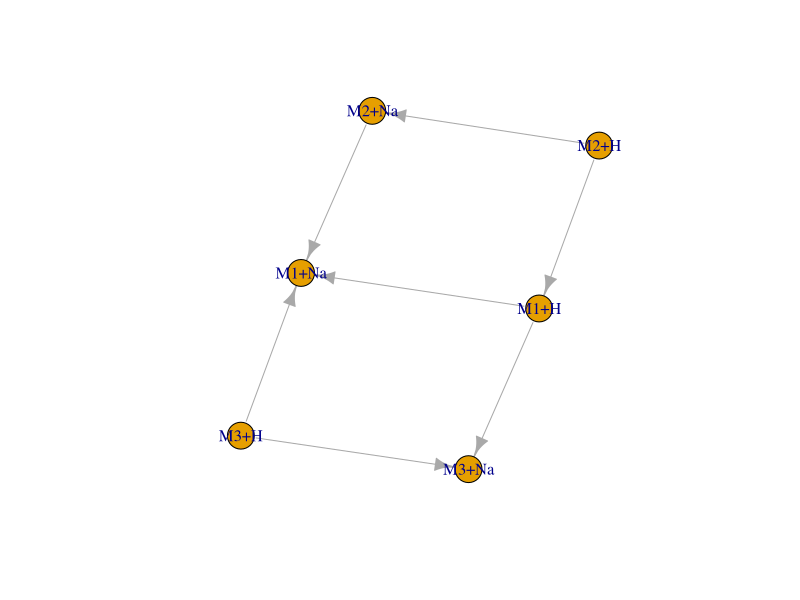
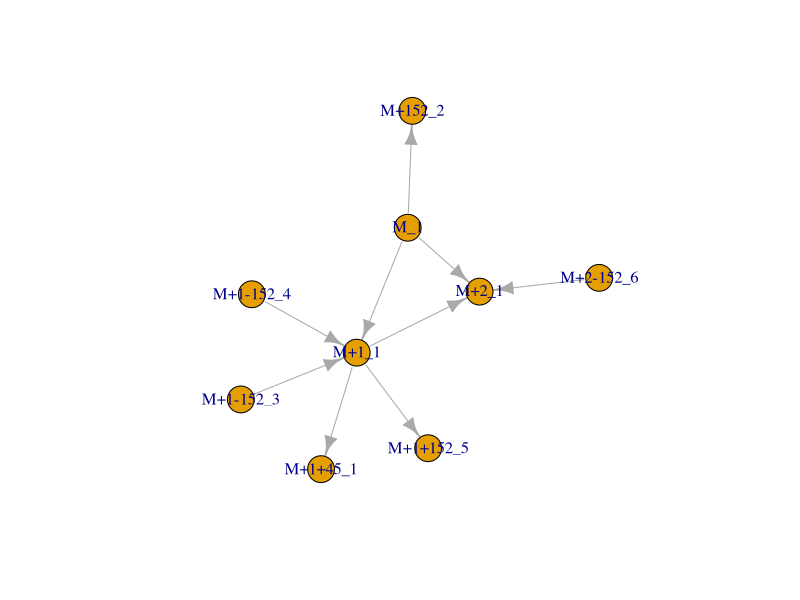
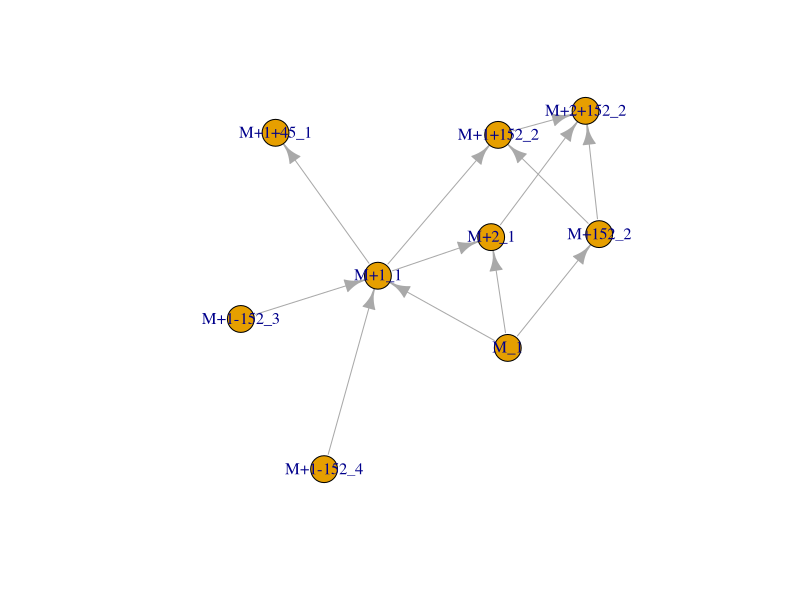
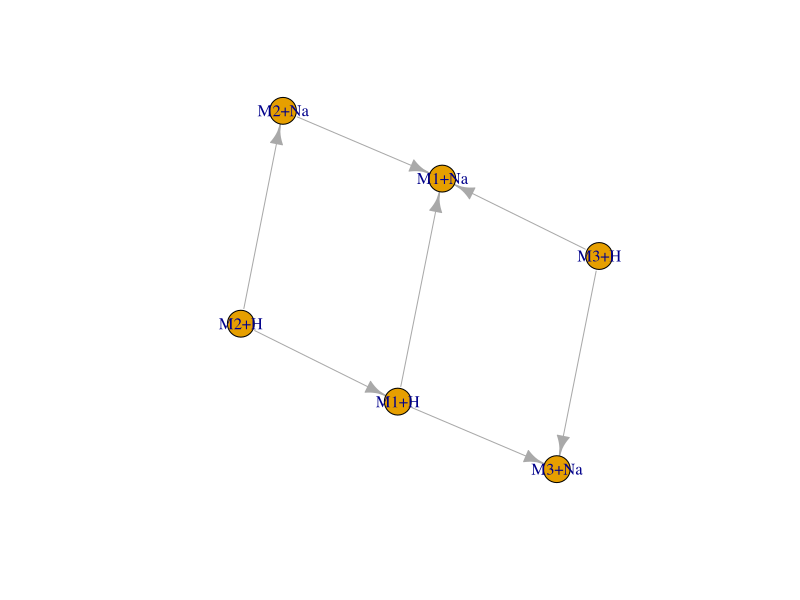
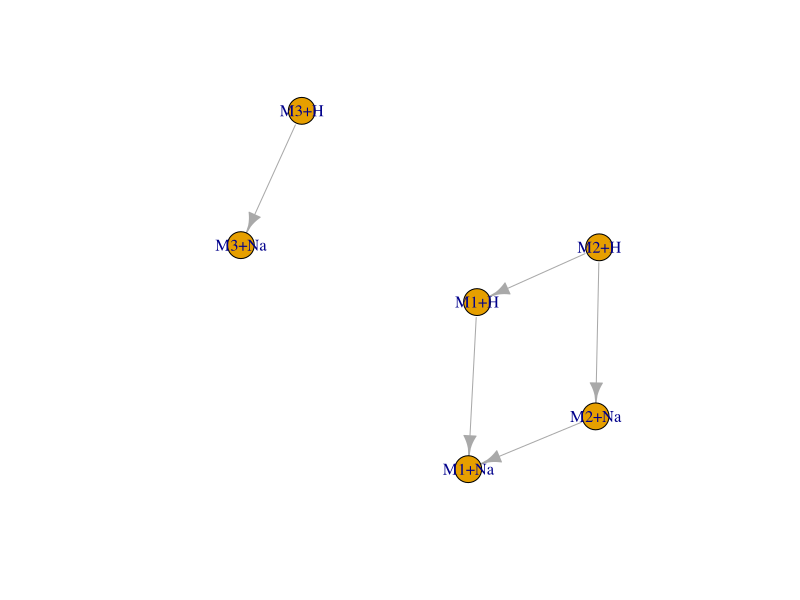
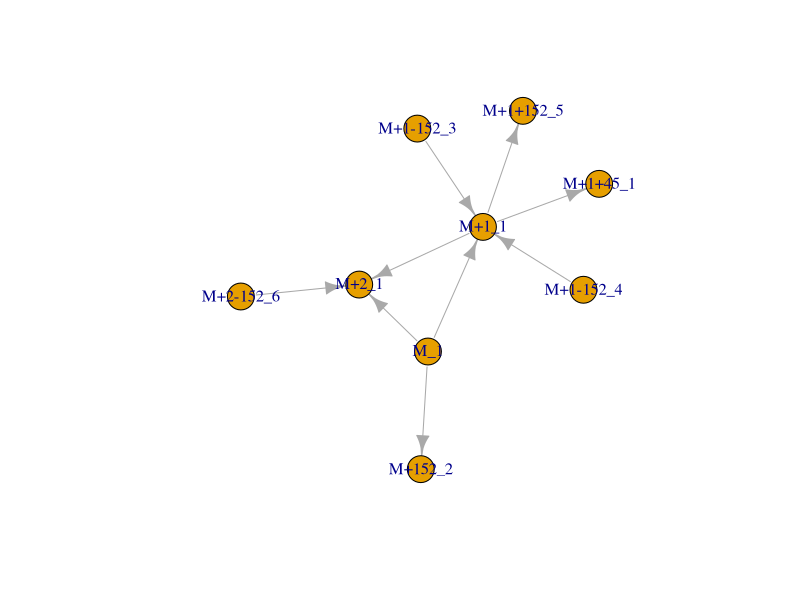
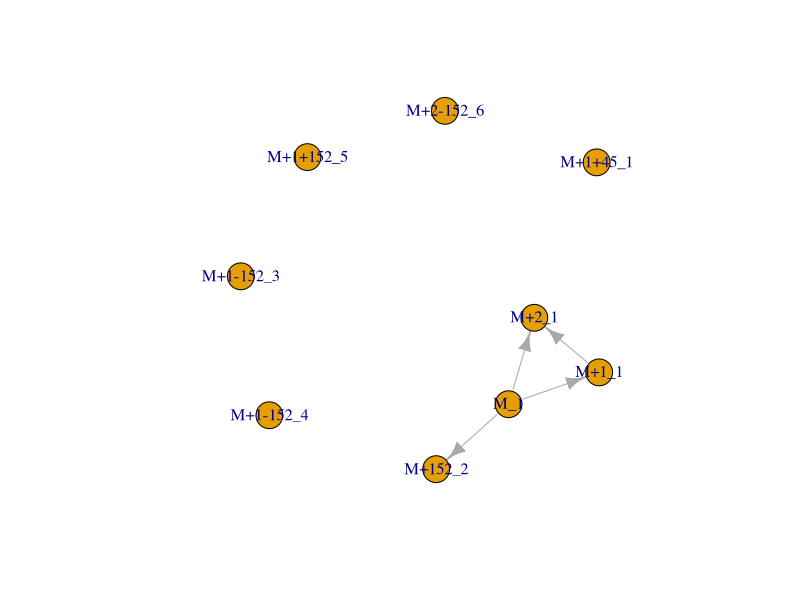
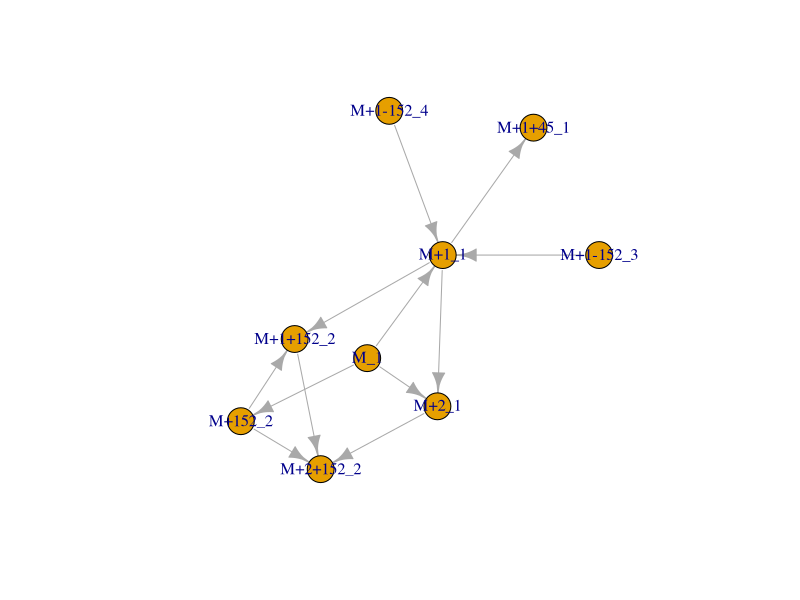

Source code (R) for these figures, in order:
library(igraph)
## remove edges between M1+H and M2+Na, M3+H and M4+K, in general when there is 
## a link between an adduct and a molecular ion

## node with outgoing transf link should not have outgoing adduct link when
## the adduct-linking vertex has a ingoing adduct link

## node with ingoing transf link should not have ingoing adduct link when the 
## adduct-linking vertex has an outgoing adduct link

## pos mode: isotopic+1, isotopic+2, isotopic+3, Na adduct, K adduct, 
## formic acid adduct
## neg mode: isotopic+1, isotopic+2, isotopic+3, formic acid, Na adduct,
## Sodium formate 


##          M1+H    M1+Na   M2+H    M2+Na   M3+H    M3+Na
## M1+H     0       1       0       0       0       1       
## M1+Na    0       0       0       0       0       0
## M2+H     1       0       0       1       0       0
## M2+Na    0       1       0       0       1       0
## M3+H     0       1       0       0       0       1
## M3+Na    0       0       0       0       0       0  

# mat_test <- matrix(c(c(0, 1, 1, 0, 0, 1), ## M1+H
#                      c(1, 0, 1, 1, 1, 1), ## M1+Na
#                      c(1, 1, 0, 1, 0, 0), ## M2+H
#                      c(0, 1, 1, 0, 1, 0), ## M2+Na
#                      c(0, 1, 0, 1, 0, 1), ## M3+H
#                      c(0, 1, 0, 0, 1, 0)), ## M3+Na
#                    

## real world example 1
mat_1 <- matrix(c(c(0, 1, 0, 0, 0, 1), ## M1+H
                     c(0, 0, 0, 0, 0, 0), ## M1+Na
                     c(1, 0, 0, 1, 0, 0), ## M2+H
                     c(0, 1, 0, 0, 0, 0), ## M2+Na
                     c(0, 1, 0, 0, 0, 1), ## M3+H
                     c(0, 0, 0, 0, 0, 0)), ## M3+Na
                   byrow = TRUE, ncol = 6, nrow = 6)
mat_1_transf <- matrix(c(
    c("", "adduct_Na", "", "", "", "transf_gluc_F"), ## M1+H
    c("", "", "", "", "", ""), ## M1+Na
    c("transf_gluc_T", "", "", "adduct_Na", "", ""), ## M2+H
    c("", "transf_gluc_T", "", "", "", ""), ## M2+Na
    c("", "transf_gluc_F", "", "", "", "adduct_Na"), ## M3+H
    c("", "", "", "", "", "")), ## M3+Na
    byrow = TRUE, ncol = 6, nrow = 6)
colnames(mat_1) <- c("M1+H", "M1+Na", "M2+H", "M2+Na", "M3+H", "M3+Na")
rownames(mat_1) <- colnames(mat_1)
net_mat_1 <- graph_from_adjacency_matrix(mat_1, mode = "directed")
plot(net_mat_1)

## real world example 2
mat_2 <- matrix(c(c(0, 1, 1, 0, 1, 0, 0, 0, 0), ## "M_1"
                      c(0, 0, 1, 1, 0, 0, 0, 1, 0), ## "M+1_1"
                      c(0, 0, 0, 0, 0, 0, 0, 0, 0), ## "M+2_1"
                      c(0, 0, 0, 0, 0, 0, 0, 0, 0), ## "M+1+45_1"
                      c(0, 0, 0, 0, 0, 0, 0, 0, 0), ## "M+152_2"
                      c(0, 1, 0, 0, 0, 0, 0, 0, 0), ## "M+1-152_3"
                      c(0, 1, 0, 0, 0, 0, 0, 0, 0), ## "M+1-152_4"
                      c(0, 0, 0, 0, 0, 0, 0, 0, 0), ##"M+1+152_5"
                      c(0, 0, 1, 0, 0, 0, 0, 0, 0)), ## "M+2-152_6"
                    byrow = TRUE, ncol = 9, nrow = 9)
mat_2_transf <- matrix(c(
    c("", "adduct_+1",  "adduct_+2",  "",          "transf_152", "", "", "",           ""), ## "M_1"
    c("", "",           "adduct_+1",  "transf_45", "",           "", "", "transf_152", ""), ## "M+1_1"
    c("", "",           "",           "",          "",           "", "", "",           ""), ## "M+2_1"
    c("", "",           "",           "",          "",           "", "", "",           ""), ## "M+1+45_1"
    c("", "",           "",           "",          "",           "", "", "",           ""), ## "M+152_2"
    c("", "transf_152", "",           "",          "",           "", "", "",           ""), ## "M+1-152_3"
    c("", "transf_152", "",           "",          "",           "", "", "",           ""), ## "M+1-152_4"
    c("", "",           "",           "",          "",           "", "", "",           ""), ##"M+1+152_5"
    c("", "",           "transf_152", "",          "",           "", "", "",           "")), ## "M+2-152_6"
    byrow = TRUE, ncol = 9, nrow = 9)
colnames(mat_2) <- c("M_1", "M+1_1", "M+2_1", "M+1+45_1", "M+152_2", "M+1-152_3", "M+1-152_4", "M+1+152_5", "M+2-152_6")
rownames(mat_2) <- colnames(mat_2)
colnames(mat_2_transf) <- rownames(mat_2_transf) <- colnames(mat_2)
net_mat_2 <- graph_from_adjacency_matrix(mat_2, mode = "directed")
plot(net_mat_2)

## real world example 3 (same as mat_2 atm)
mat_3 <- matrix(c(c(0, 1, 1, 0, 1, 0, 0, 0, 0), ## "M_1"
                      c(0, 0, 1, 1, 0, 0, 0, 1, 0), ## "M+1_1"
                      c(0, 0, 0, 0, 0, 0, 0, 0, 1), ## "M+2_1"
                      c(0, 0, 0, 0, 0, 0, 0, 0, 0), ## "M+1+45_1"
                      c(0, 0, 0, 0, 0, 0, 0, 1, 1), ## "M+152_2"
                      c(0, 1, 0, 0, 0, 0, 0, 0, 0), ## "M+1-152_3"
                      c(0, 1, 0, 0, 0, 0, 0, 0, 0), ## "M+1-152_4"
                      c(0, 0, 0, 0, 0, 0, 0, 0, 1), ##"M+1+152_2"
                      c(0, 0, 0, 0, 0, 0, 0, 0, 0)), ## "M+2_2"
                    byrow = TRUE, ncol = 9, nrow = 9)
mat_3_transf <- matrix(c(
    c("", "adduct_+1",  "adduct_+2",  "",          "transf_152", "", "", "",           ""), ## "M_1"
    c("", "",           "adduct_+1",  "transf_45", "",           "", "", "transf_152", ""), ## "M+1_1"
    c("", "",           "",           "",          "",           "", "", "",           "transf_152"), ## "M+2_1"
    c("", "",           "",           "",          "",           "", "", "",           ""), ## "M+1+45_1"
    c("", "",           "",           "",          "",           "", "", "adduct_+1", "adduct_+2"), ## "M+152_2"
    c("", "transf_152", "",           "",          "",           "", "", "",           ""), ## "M+1-152_3"
    c("", "transf_152", "",           "",          "",           "", "", "",           ""), ## "M+1-152_4"
    c("", "",           "",           "",          "",           "", "", "",           "adduct_+1"), ##"M+1+152_2"
    c("", "",           "", "",          "",           "", "", "",           "")), ## "M+2+152_2"
    byrow = TRUE, ncol = 9, nrow = 9)
colnames(mat_3) <- c("M_1", "M+1_1", "M+2_1", "M+1+45_1", "M+152_2", "M+1-152_3", "M+1-152_4", "M+1+152_2", "M+2+152_2")
rownames(mat_3) <- colnames(mat_3)
colnames(mat_3_transf) <- rownames(mat_3_transf) <- colnames(mat_3)
net_mat_3 <- graph_from_adjacency_matrix(mat_3, mode = "directed")
plot(net_mat_3)

## node with outgoing transf link should not have outgoing adduct link when
## the adduct-linking vertex has an ingoing adduct link of same type

## do for all components
## iterate through rows

removeFalseLinksAdducts <- function(mat_l) {
    
    mat_num <- mat_l[[1]]
    mat_char <- mat_l[[2]]
    
    for (i in seq_len(nrow(mat_num))) {
        
        rows_i <- mat_char[i, ]
        adduct_i <- rows_i[grep(rows_i, pattern = "adduct_")]
        
        ## if any vertex has outgoing adduct link, check all cols where rows_i
        ## has transf if ingoing adduct link exists for adduct-linking feature
        if (length(adduct_i) > 0) { 
            
            inds_row <- grep(rows_i, pattern = "transf_")
            
            for (j in inds_row) {
                cols_j <- mat_char[, j]
                adduct_j <- cols_j[grep(cols_j, pattern = "adduct")]
                if (length(adduct_j) > 0)
                    if (any(adduct_j %in% adduct_i)) {
                        mat_num[i, j] <- 0 ## remove in mat_test[i, ]
                    }
            }
        }
        
        ## new 
        cols_i <- mat_char[, i]
        adduct_i <- cols_i[grep(cols_i, pattern = "adduct_")]
        
        ## if any vertex has ingoing adduct link, check all rows where cols_i
        ## has transf if outgoing adduct link exists for adduct-linking feature
        if (length(adduct_i) > 0) { 
            
            inds_col <- grep(cols_i, pattern = "transf_")
            
            for (j in inds_col) {
                rows_j <- mat_char[j, ]
                adduct_j <- rows_j[grep(rows_j, pattern = "adduct")]
                if (length(adduct_j) > 0)
                    if (any(adduct_j %in% adduct_i)) {
                        mat_num[j, i] <- 0 ## remove in mat_test[i, ]
                    }
            }
        }
        
    }
    ## new
    
    ## set mat_char to "" where mat_num == 0
    mat_char[which(mat_num == 0)] <- ""
    
    return(list(mat_num, mat_char))
}

## delete ingoing isotopes/adducts to M if there is no circular relation from 
## M to M+isot/adduct to M+transf to M+iso/adduct+trans, e.g. imagine
## 1) M and M+1 forming an "adduct_isotope+1", suppose there is a "transf_+162"
## from M+1 to another mass feature M2, but there is no link between M and M2-1,
## then remove the link M+1 and M2
## 2) M and M+1 forming an "adduct_isotope+1", suppose there is a "transf_+162"
## from M+1 to another mass feature M, AND there is a link between M and M2-1,
## then keep the the link M+1 and M2 (support that mass feature is a metabolite)
removeFalseLinksCircular <- function(mat_l) {
    
    mat_num <- mat_l[[1]]
    mat_char <- mat_l[[2]]
    
    ## first find relations with adducts: 
    ## (molecular ion suppose this is the vertex that has no ingoing adduct_ link)
    ## i.e. the column of M does not have a "adduct_"
    M <- apply(mat_char, 2, grep, pattern = "adduct_")
    
    ## iterate through M where M is not integer(0) --> these are adducts of
    ## the rows i 
    for (i in seq_len(length(M))) {
        
        if (length(M[[i]])) {
            ## if length(M[[i]]) != 0, M[[i]] is not the molecular ion:
            ## 1) --> check if it has transf_
            transf_M_og_ind <- grep(mat_char[i, ], pattern = "transf_")
            transf_M_og <- mat_char[i, transf_M_og_ind]
            transf_M_ig_ind <- grep(mat_char[, i], pattern = "transf_")
            transf_M_ig <- mat_char[transf_M_ig_ind, i]
            
            print(i)
            ## check only outgoing links now 
            if (length(transf_M_og_ind)) {
                
                tmp <- matrix(mat_char[M[[i]], ], byrow = FALSE, ncol = ncol(mat_char))
                
                ## 2) check if the molecular ion has transf_ 
                transf_MI_og_ind <- apply(tmp, 2, grepl, pattern = "transf_") ## outgoing transf links from molecular ions
                transf_MI_og_ind <- which(transf_MI_og_ind, arr.ind = TRUE)
                transf_MI_og <- tmp[transf_MI_og_ind]
                
                
                if (length(transf_MI_og)) {
                    ## 3) check if transf from molecular ion and M[[i]] form the same adduct than molecular ion and M[[i]]
                    ## if so, then keep the relation, otherwise remove the link from M[[i]] with the transf
                    ## for og_ind
                    if (is.matrix(transf_MI_og_ind)) {
                        transf_MI_og_ind <- transf_MI_og_ind[transf_MI_og %in% transf_M_og, ]    
                    } else {
                        transf_MI_og_ind <- transf_MI_og_ind[transf_MI_og %in% transf_M_og]
                    }
                    transf_MI_og <- transf_MI_og[transf_MI_og %in% transf_M_og]
                    ind_match <-  match(transf_MI_og, transf_M_og)
                    ind_rm <- which(is.na(ind_match))
                    ind_match <- which(!is.na(ind_match))
                    
                    ## for ind_match check if the linking feature of M has a link
                    ## with the linking feature of MI
                    if (length(ind_match) == 1) {
                        links_check <- transf_MI_og_ind[ind_match]    
                        ## linking feature of M
                        linkFeat_M <- mat_char[, transf_M_og_ind]
                        addiso_bw_linkFeat <- linkFeat_M[links_check]
                        
                    } else {
                        links_check <- transf_MI_og_ind[ind_match, ]    
                        ## linking feature of M
                        linkFeat_M <- mat_char[, transf_M_og_ind]
                        addiso_bw_linkFeat <- linkFeat_M[links_check[, "col"]]
                    }
                    
                    ## check if the link between M and MI is the same as 
                    ## the link between the linking feature of M and the linking
                    ## feature of MI (addiso_bw_linkFeat)
                    inds_link <- match(addiso_bw_linkFeat, mat_char[M[[i]], i])
                    ind_rm <- c(ind_rm, ind_match[which(is.na(inds_link))])

                    ## remove:
                    #if (length(ind_rm))
                    if (is.matrix(transf_M_og_ind)) {
                        ind_rm <- matrix(transf_M_og_ind[ind_rm, ], ncol = 2)    
                        mat_num[ind_rm] <- 0
                    } else {
                        mat_num[i, transf_M_og_ind[ind_rm]] <- 0
                    }
                } else {
                    ## if MI has no outgoing links, remove outgoing links to M
                    mat_num[i, transf_M_og_ind] <- 0
                }
                
            }
            ## check only ingoing links now
            if (length(transf_M_ig_ind)) {

                tmp <- matrix(mat_char[, M[[i]]], byrow = TRUE, ncol = ncol(mat_char)) ## was t()

                ## 2) check if the molecular ion(s) have ingoing transf_
                transf_MI_ig_ind <- apply(tmp, 2, grepl, pattern = "transf_") ## ingoing transf links from molecular ions
                transf_MI_ig_ind <- which(transf_MI_ig_ind, arr.ind = TRUE)
                transf_MI_ig <- tmp[transf_MI_ig_ind]

                if (length(transf_MI_ig)) {
                    ## 3) check, if transf from molecular ion and M[[i]] form the same adduct than molecular ion and M[[i]]
                    ## if so, then keep the relation, otherwise remove the link from M[[i]] with the transf
                    ## for og_ind
                    if (is.matrix(transf_MI_ig_ind)) {
                        transf_MI_ig_ind <- transf_MI_ig_ind[transf_MI_ig %in% transf_M_ig, ]    
                    } else {
                        transf_MI_ig_ind <- transf_MI_ig_ind[transf_MI_ig %in% transf_M_ig]
                    }
                    transf_MI_ig <- transf_MI_ig[transf_MI_ig %in% transf_M_ig]
                    ind_match <- match(transf_MI_ig, transf_M_ig)
                    ind_rm <- which(is.na(ind_match))
                    ind_match <- which(!is.na(ind_match))

                    ## for ind_match check if the linking feature of M has a link
                    ## with the linking feature of MI
                    if (length(ind_match) == 1) {
                        links_check <- transf_MI_ig_ind[ind_match]
                        ## linking features of M
                        linkFeat_M <- mat_char[transf_M_ig_ind, ]
                        addiso_bw_linkFeat <- linkFeat_M[links_check]

                    } else {
                        links_check <- transf_MI_ig_ind[ind_match, ]
                        ## linking features of M
                        linkFeat_M <- mat_char[transf_M_ig_ind, ]
                        addiso_bw_linkFeat <- linkFeat_M[links_check[, "col"]]
                    }

                    ## check if the link between M and MI is the same as the
                    ## link between the linking feature of M and the linking
                    ## feature of MI (addiso_bw_linkFeat)
                    inds_link <- match(addiso_bw_linkFeat, mat_char[M[[i]], i])
                    ind_rm <- c(ind_rm, ind_match[which(is.na(inds_link))])

                    # remove:
                    if (is.matrix(transf_M_ig_ind)) {
                        ind_rm <- matrix(transf_M_ig_ind[ind_rm, 2:1], ncol = 2)
                        mat_num[ind_rm] <- 0
                    } else {
                        mat_num[transf_M_ig_ind[ind_rm], i] <- 0
                    }
                } else {
                    ## if MI has no ingoing links, remove ingoing links to M
                    mat_num[transf_M_ig_ind, i] <- 0
                }

            }
        }
    }
    ## set mat_char to "" where mat_num == 0
    mat_char[which(mat_num == 0)] <- ""
    
    return(list(mat_num, mat_char))
   
}

removeFalseLinksCircular2 <- function(mat_l) {
    
    mat_num <- mat_l[[1]]
    mat_char <- mat_l[[2]]
    
    ## first find relations with adducts: 
    ## (molecular ion suppose this is the vertex that has no ingoing adduct_ link)
    ## i.e. the column of M does not have a "adduct_"
    M <- apply(mat_char, 2, grep, pattern = "adduct_")
    
    ## iterate through M where M is not integer(0) --> these are adducts of
    ## the rows i 
    for (i in seq_len(length(M))) {
        
        if (length(M[[i]])) {
            ## if length(M[[i]]) != 0, M[[i]] is not the molecular ion:
            ## 1) --> check if it has transf_
            transf_M_og_ind <- grep(mat_char[i, ], pattern = "transf_")
            transf_M_og <- mat_char[i, transf_M_og_ind]
            transf_M_ig_ind <- grep(mat_char[, i], pattern = "transf_")
            transf_M_ig <- mat_char[transf_M_ig_ind, i]
            
            print(i)
            ## check only outgoing links now 
           
            mat_char[M[[i]], ] ## adduct relation MI to M
            
            if (length(transf_M_og_ind)) {
                mat_char[i, ] ## outgoing links of M
                mat_char[M[[i]], ] ## outgoing links of MI
                
                tmp <- matrix(mat_char[M[[i]], ], byrow = FALSE, ncol = ncol(mat_char))
                ## 2) check if the molecular ion has transf_ 
                transf_MI_og_ind <- apply(tmp, 2, grepl, pattern = "transf_") ## outgoing transf links from molecular ions
                transf_MI_og_ind <- which(transf_MI_og_ind, arr.ind = TRUE)
                
                if (length(transf_MI_og_ind)) {
                ## iterate thorough all transf_M_og_ind --> check if
                for(j in 1:length(transf_M_og_ind)) {
                    ind_j <- transf_M_og_ind[j]
                    if (!is.matrix(transf_MI_og_ind)) {
                        for (k in 1:length(transf_MI_og_ind)) {
                            adduct_ij <- mat_char[transf_MI_og_ind[k], ind_j]
                            if (adduct_ij != mat_char[M[[i]], i]) {
                                ## remove link transf_M_og_ind[j] at row i
                                mat_num[i, ind_j] <- 0
                            }   
                        }
                    } else {
                        for(k in 1:nrow(transf_MI_og_ind)) {
                            adduct_ij <- mat_char[transf_MI_og_ind[k, "row"], ind_j]
                            if (adduct_ij != mat_char[i, M[[i]][transf_MI_og_ind[k, "row"]]]) {
                                mat_num[i, ind_j] <- 0
                            }
                        } 
                    }
                }
                } else {
                    #if (i == 2 & transf_M_ig_ind == 9) {break()}
                    #mat_num[i, transf_M_ig_ind] <- 0   
                }
            }
        ## check only ingoing links now
        if (length(transf_M_ig_ind)) {
            mat_char[, i] ## ingoing links to M
            mat_char[, M[[i]]] ## ingoing links of MI
            
            tmp <- matrix(mat_char[, M[[i]]], byrow = TRUE, ncol = ncol(mat_char))
            ## 2) check if the molecular ion has transf_ 
            transf_MI_ig_ind <- apply(tmp, 2, grepl, pattern = "transf_") ## outgoing transf links from molecular ions
            transf_MI_ig_ind <- which(transf_MI_ig_ind, arr.ind = TRUE)
            
            if (length(transf_MI_ig_ind)) {
            ## iterate thorough all transf_M_og_ind --> check if
            for(j in 1:length(transf_M_ig_ind)) {
                ind_j <- transf_M_ig_ind[j]
                if (!is.matrix(transf_MI_ig_ind)) {
                    for (k in 1:length(transf_MI_ig_ind)) {
                        adduct_ij <- mat_char[transf_MI_ig_ind[k], ind_j]
                        if (adduct_ij != mat_char[M[[i]], i]) {
                            ## remove link transf_M_ig_ind[j] at row i
                            mat_num[ind_j, i] <- 0
                        }   
                    }
                } else {
                    for(k in 1:nrow(transf_MI_ig_ind)) {
                        adduct_ij <- mat_char[transf_MI_ig_ind[k, "row"], ind_j]
                        if (adduct_ij != mat_char[M[[i]][transf_MI_ig_ind[k, "row"]], i]) {
                            mat_num[ind_j, i] <- 0
                        }
                    } 
                }
            }
            } else {
                mat_num[transf_M_ig_ind, i] <- 0
            }
        }
        }
    }
    ## set mat_char to "" where mat_num == 0
    mat_char[which(mat_num == 0)] <- ""
    
    return(list(mat_num, mat_char))
    
}

mat_l <- list(mat_1, mat_1_transf)
mat_rem <- removeFalseLinksAdducts(list(mat_1, mat_1_transf))
mat_rem <- removeFalseLinksCircular2(mat_rem)
plot(graph_from_adjacency_matrix(mat_l[[1]], mode = "directed"))
plot(graph_from_adjacency_matrix(mat_rem[[1]], mode = "directed"))

mat_l <- list(mat_2, mat_2_transf)
mat_rem <- removeFalseLinksAdducts(mat_l)
mat_rem <- removeFalseLinksCircular2(mat_rem)
plot(graph_from_adjacency_matrix(mat_l[[1]], mode = "directed"))
plot(graph_from_adjacency_matrix(mat_rem[[1]], mode = "directed")) ## should only result in link between M_1->M+152_2, M_1-> M_2, M_1_M_3, M_2->M_3

#mat_rem <- removeFalseLinksAdducts(list(mat_3, mat_3_transf))
mat_l <- list(mat_3, mat_3_transf)
mat_rem <- removeFalseLinksCircular2(list(mat_3, mat_3_transf))
plot(graph_from_adjacency_matrix(mat_3), mode = "directed")
plot(graph_from_adjacency_matrix(mat_rem[[1]], mode = "directed"))
## raises warnings adduct_j %in% adduct_i

